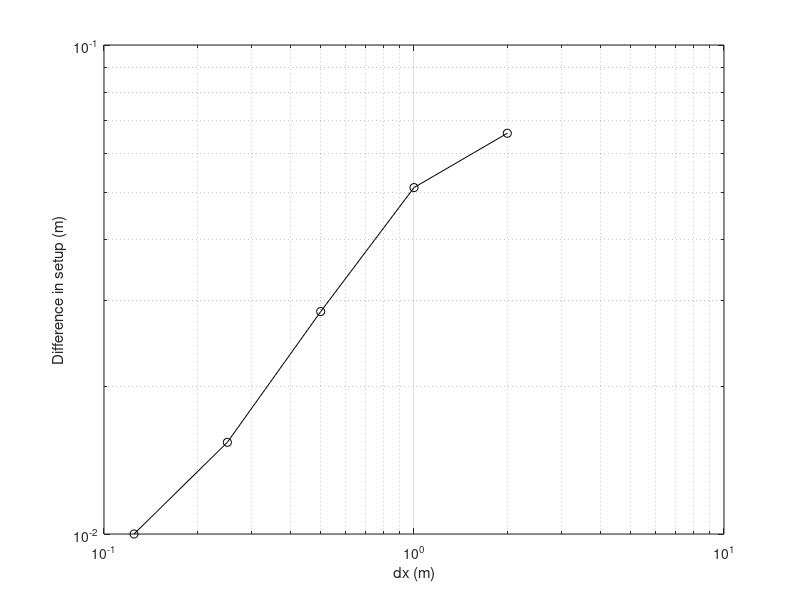

This figure's MATLAB source:
dx=[0.125 0.25 0.5 1.0 2.0];
hm=[0.672 0.662 0.6412 0.605 0.539];
hmg=-gradient(hm);
clf
loglog(dx,hmg,'k-o')
%axis([0.1 3.0 0.001 0.2])
grid
xlabel('dx (m)')
ylabel('Difference in setup (m)')
